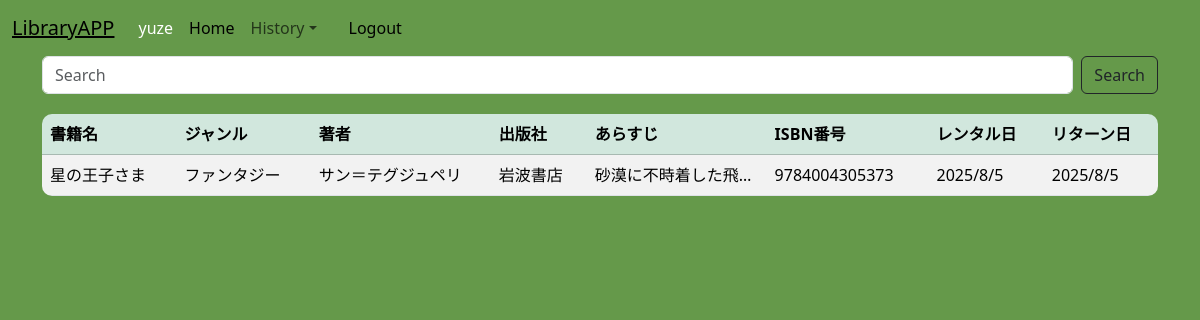
The app's page /return_history/ (signed in) with its own data.
### library/models.py (models this page shows, shortened)
class LendingHistory(models.Model):
    user = models.ForeignKey(User, on_delete=models.CASCADE)
    book = models.ForeignKey(Book, on_delete=models.CASCADE)
    rentalDate = models.DateField(auto_now_add=True)
    returnDate = models.DateField(null=True, blank=True)

class Book(models.Model):
    title = models.CharField(max_length=255)
    genre = models.CharField(max_length=100)
    ISBN = models.CharField(max_length=20)
    author = models.CharField(max_length=20)
    publisher = models.CharField(max_length=20)
    content = models.TextField()
    lendStatus = models.BooleanField(default=True)  # True = 貸出可能

### library/views.py (the view)
# urls.py: path('return_history/', views.ReturnHistoryView.as_view(), name='return_history'),      # ログインユーザーが返した本の一覧表示
class ReturnHistoryView(generic.ListView):
    model = LendingHistory
    template_name = 'library/return_history.html'
    context_object_name = 'histories'
    def get_queryset(self):
        return LendingHistory.objects.filter(
            Q(user=self.request.user) & Q(returnDate__isnull=False)
        )
    def get_context_data(self, **kwargs):
        context = super().get_context_data(**kwargs)
        user = self.request.user
        if user.is_authenticated:
            context['user_lending_ids'] = [
                rental.book.id for rental in LendingHistory.objects.filter(user=user)
            ]
        else:
            context['user_lending_ids'] = []
        return context

### templates/library/return_history.html (shortened to what this page needs)
{% extends "base.html" %}
{% block content %}
<div class="container">
    <form class="d-flex" method="get" action="{% url 'library:search' %}">
      <input class="form-control me-2" type="search" placeholder="Search" aria-label="Search" name="words">
      <button class="btn btn-outline-dark" type="submit">Search</button>
    </form>
    <table class="table table-striped table-hover">
      <thead class="table-success" >
        <tr>
          <th>書籍名</th>
          <th>ジャンル</th>
          <th>著者</th>
          <th>出版社</th>
          <th>あらすじ</th>
          <th>ISBN番号</th>
          <th>レンタル日</th>
          <th>リターン日</th>
        </tr>
      </thead>
      <tbody>
          {% for article in histories %}
            <tr>
            <td>{{ article.book.title }}</td>
            <td>{{ article.book.genre }}</td>
            <td>{{ article.book.author }}</td>
            <td>{{ article.book.publisher }}</td>
            <td>{{ article.book.content }}</td>
            <td>{{ article.book.ISBN }}</td>
            <td>{{ article.rentalDate.year }}/{{ article.rentalDate.month }}/{{ article.rentalDate.day }}</td>
            <td>{{ article.returnDate.year }}/{{ article.returnDate.month }}/{{ article.returnDate.day }}</td>
          {% endfor %}
      </tbody>
    </table>
  </div>
{% endblock %}

### templates/base.html (shortened to what this page needs)
{% load django_bootstrap5 %}
<!DOCTYPE html>
<html lang="ja">
<head>
    {% load static %}
    <link rel="stylesheet" href="{% static 'css/style.css' %}">
    {% bootstrap_css %}
</head>
<body>
    <nav class="navbar navbar-expand-lg nav-bg">
        <div class="container-fluid">
            <a class="navbar-brand text-decoration-underline" href="{% url 'library:index' %}">LibraryAPP</a>
            <div class="collapse navbar-collapse" id="navbarSupportedContent">
                <ul class="navbar-nav me-auto mb-2 mb-lg-0">
                    <li class="nav-item">
                    {% if user.is_authenticated %}
                        <span class="nav-link active"><p class="text-deepGreen">{{ user }}</p></span>
                    {% endif %}
                    </li>
                    <li class="nav-item">
                        <a class="nav-link active" aria-current="page" href="{% url 'library:index' %}">Home</a>
                    </li>
                    {% if user.is_authenticated %}
                    <li class="nav-item dropdown">
                    <a class="nav-link dropdown-toggle" href="#" role="button" data-bs-toggle="dropdown" aria-expanded="false">History</a>
                    </li>
                    {% endif %}
                    <li class="nav-item">
                        <a class="nav-link" href="#"></a>
                    </li>
                    <li class="nav-item">
                    {% if user.is_authenticated %}
                        <a href="{% url 'library:logout' %}" class="nav-link active">Logout</a>
                    {% else %}
                        <a href="{% url 'library:login' %}" class="nav-link active">Login</a>
                    {% endif %}
                    </li>
                </ul>
            </div>
        </div>
    </nav>
    {% block content %}{% endblock %}
</body>

### static/css/style.css (style rules this page uses)
table { border-radius: 10px; overflow: hidden; border-collapse: collapse; margin-top: 20px; }
.nav-bg { background-color: rgb(101, 153, 74); }
body { background-color: rgb(101, 153, 74) !important; }
td { white-space: nowrap; overflow: hidden; text-overflow: ellipsis; max-width: 150px; }
.text-deepGreen { color: white; margin: 0; padding: 0; }

### records on screen
LendingHistory: book "星の王子さま", book.genre "ファンタジー", book.author "サン＝テグジュペリ", book.publisher "岩波書店", book.content "砂漠に不時着した飛…", book.ISBN "9784004305373", rentalDate.year "2025", rentalDate.month "8", rentalDate.day "5", returnDate.year "2025", returnDate.month "8", returnDate.day "5"

### other values on screen
{{ user }} "yuze"
